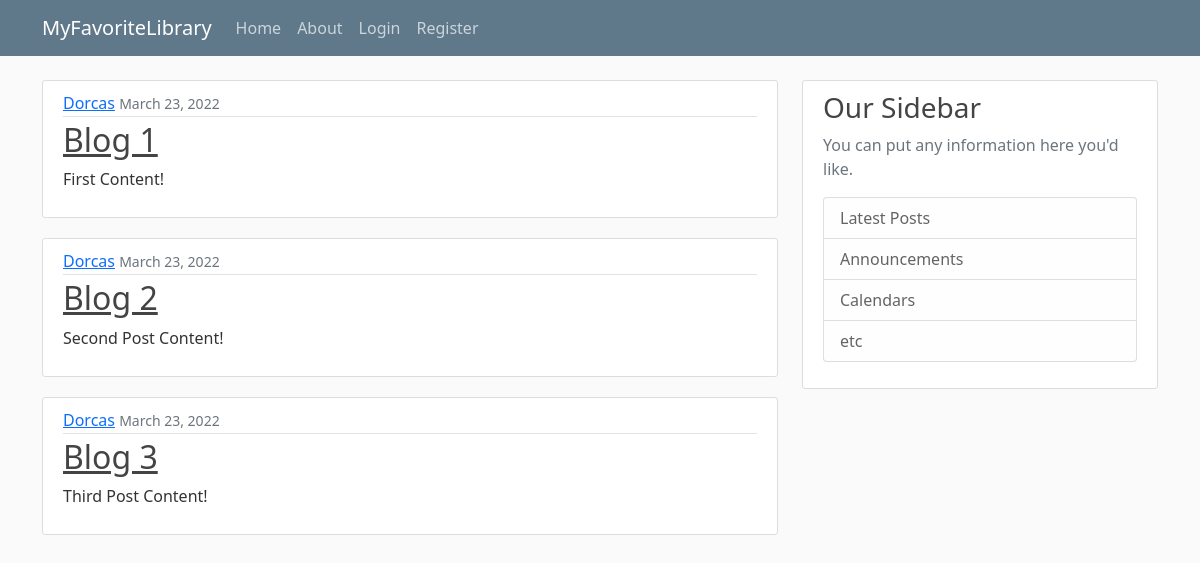
Before: / with the older database file.
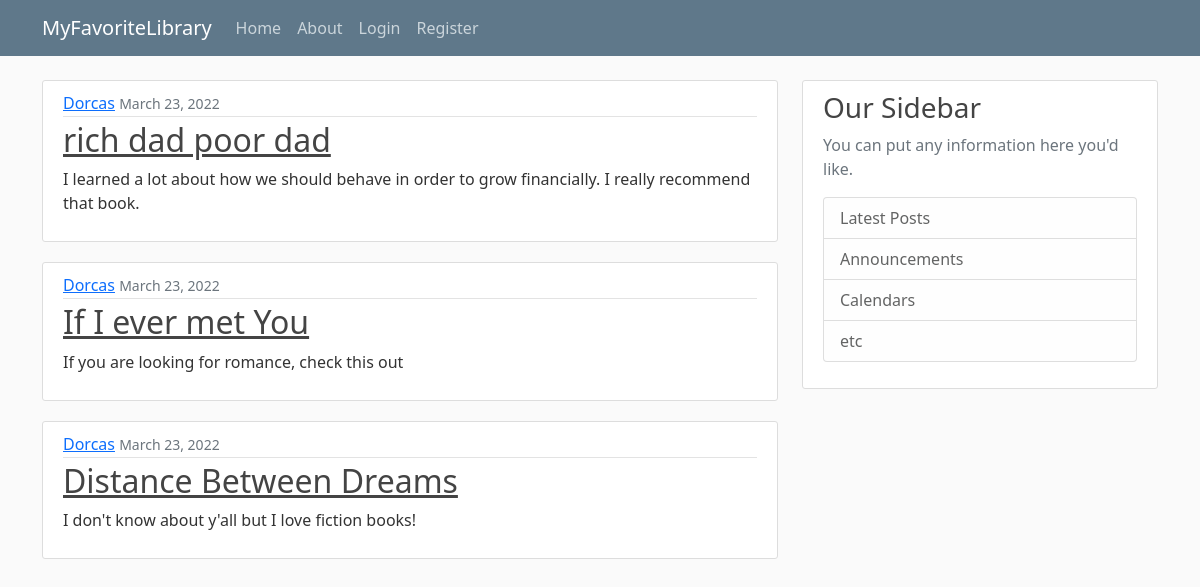
After: the same page with the newer database file.
### mfl/models.py (models this page shows, shortened)
class Post(models.Model):
    title = models.CharField(max_length=100)
    content = models.TextField()
    date_posted = models.DateTimeField(default=timezone.now)
    author = models.ForeignKey(User, on_delete=models.CASCADE)

### mfl/views.py (the view)
# urls.py: path('', views.home, name='home'),
def home(request):
    context = {
        'posts': Post.objects.all()
    }
    return render(request, 'mfl/home.html', context)

### mfl/templates/mfl/home.html
{% extends 'mfl/base.html' %}
{% block content %}
    {% for post in posts %}
        <article class="media content-section">
          <div class="media-body">
            <div class="article-metadata">
              <a class="mr-2" href="#">{{ post.author }}</a>
              <small class="text-muted">{{ post.date_posted|date:"F d, Y" }}</small>
            </div>
            <h2><a class="article-title" href="#">{{ post.title }}</a></h2>
            <p class="article-content">{{ post.content }}</p>
          </div>
        </article>
    {% endfor %}
{% endblock content %}

Changed rows visible on the page:
changed Post: title "Blog 1" → "rich dad poor dad"; content "First Content!" → "I learned a lot about how we should behave in order to grow financially. I really recommend that book."
changed Post: title "Blog 2" → "If I ever met You"; content "Second Post Content!" → "If you are looking for romance, check this out"
changed Post: title "Blog 3" → "Distance Between Dreams"; content "Third Post Content!" → "I don't know about y'all but I love fiction books!"
